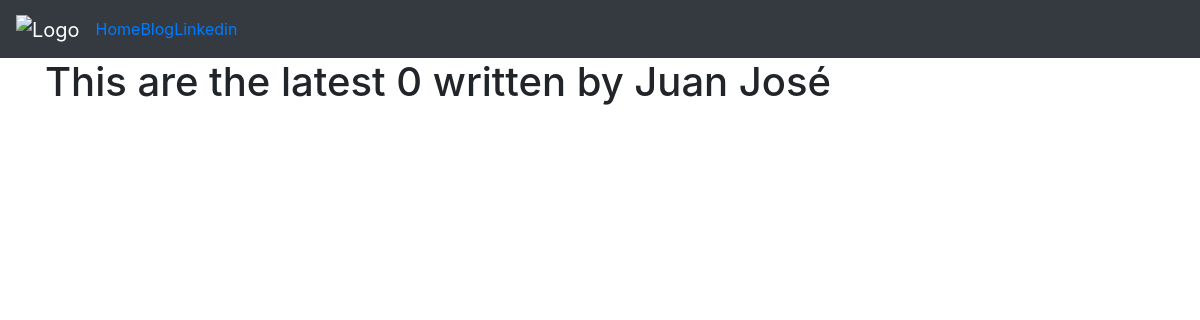
The page /blog/ on the database as committed earlier.
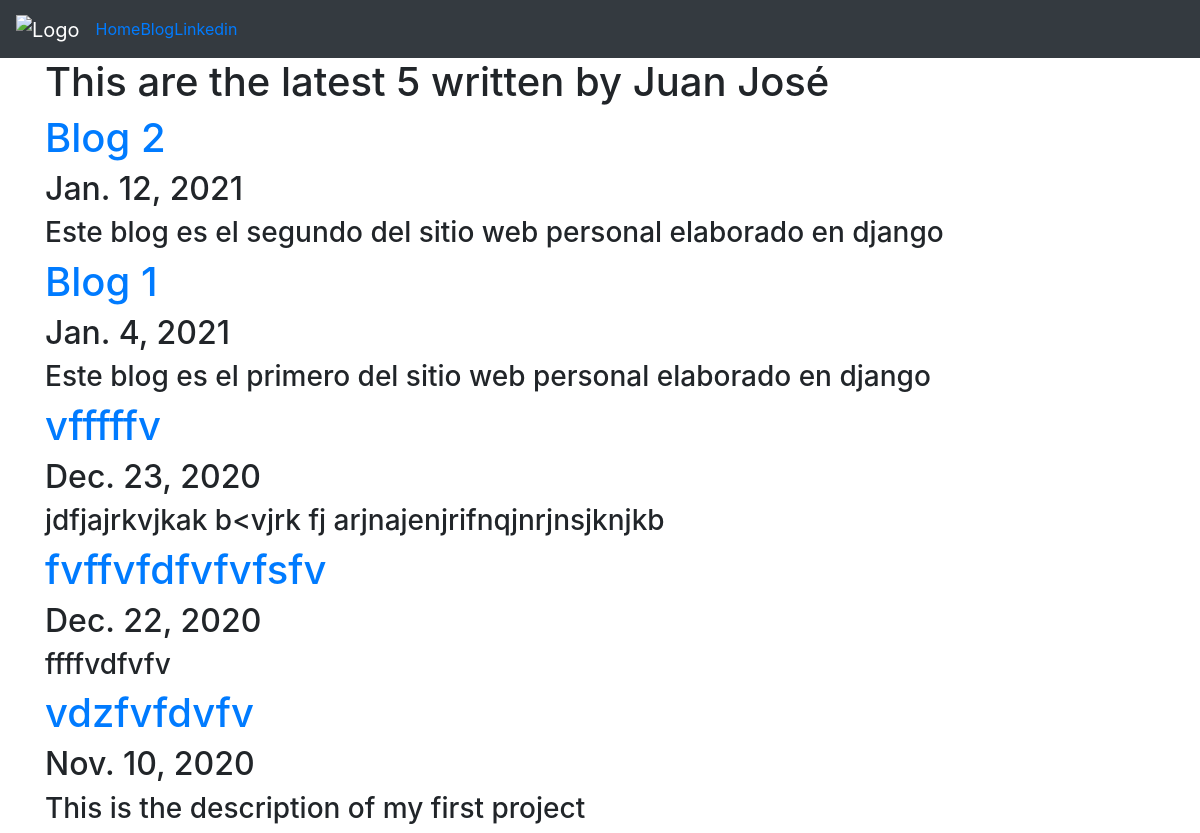
The same page on the database as committed later.
### blog/models.py (models this page shows, shortened)
class Blog(models.Model):
    title = models.CharField(max_length = 50)
    date = models.DateField()
    description = models.TextField(max_length = 500)

### blog/views.py (the view)
# urls.py: path('', views.all_blogs, name = "all_blogs"),
def all_blogs(request):
    fetch = Blog.objects.order_by("-date")[:5]
    return render(request,"blog/all_blogs.html", {"blogs":fetch})

### blog/templates/blog/all_blogs.html (shortened to what this page needs)
{% extends 'portfolio/base.html' %}
{% block content %}
<div class="row">
    <div class="col">
        <h1>This are the latest {{ blogs.count }} written by Juan José</h1>
        {% for b in blogs %}
        <a href="{% url 'blog:detail' b.id %}"><h1>{{ b.title }}</h1></a>
            <h2>{{ b.date }}</h2>
            <h3>{{ b.description|truncatechars:100 }}</h3>
        {% endfor%}
    </div>
</div>
{% endblock %}

### portfolio/templates/portfolio/base.html (shortened to what this page needs)
<!DOCTYPE html>
<html lang="en">
<head>
    <link rel="stylesheet" href="https://maxcdn.bootstrapcdn.com/bootstrap/4.5.2/css/bootstrap.min.css">
    {% load static %}
</head>
<body>
  <nav class="navbar navbar-expand-sm bg-dark navbar-dark">
     <a class="navbar-brand" href="#">
      {% load static %}
      <img src="{% static 'portfolio/grafico-circular.png' %}" alt="Logo" style="width:40px;">
    </a>
    <a href="#">Home</a>
    <a href="#">Blog</a>
    <a href="#">Linkedin</a>
  </nav>
  <div class="container">
    {% block content %}{% endblock %}
  </div>
</body>
</html>

Rows that differ between the two databases and show on the page:
added Blog: title "Blog 2", date "Jan. 12, 2021", description "Este blog es el segundo del sitio web personal elaborado en django"
added Blog: title "Blog 1", date "Jan. 4, 2021", description "Este blog es el primero del sitio web personal elaborado en django"
added Blog: title "vfffffv", date "Dec. 23, 2020", description "jdfjajrkvjkak b<vjrk fj arjnajenjrifnqjnrjnsjknjkb"
added Blog: title "fvffvfdfvfvfsfv", date "Dec. 22, 2020", description "ffffvdfvfv"
added Blog: title "vdzfvfdvfv", date "Nov. 10, 2020", description "This is the description of my first project"
Other text that changed with them:
{{ blogs.count }}: "0" → "5"
